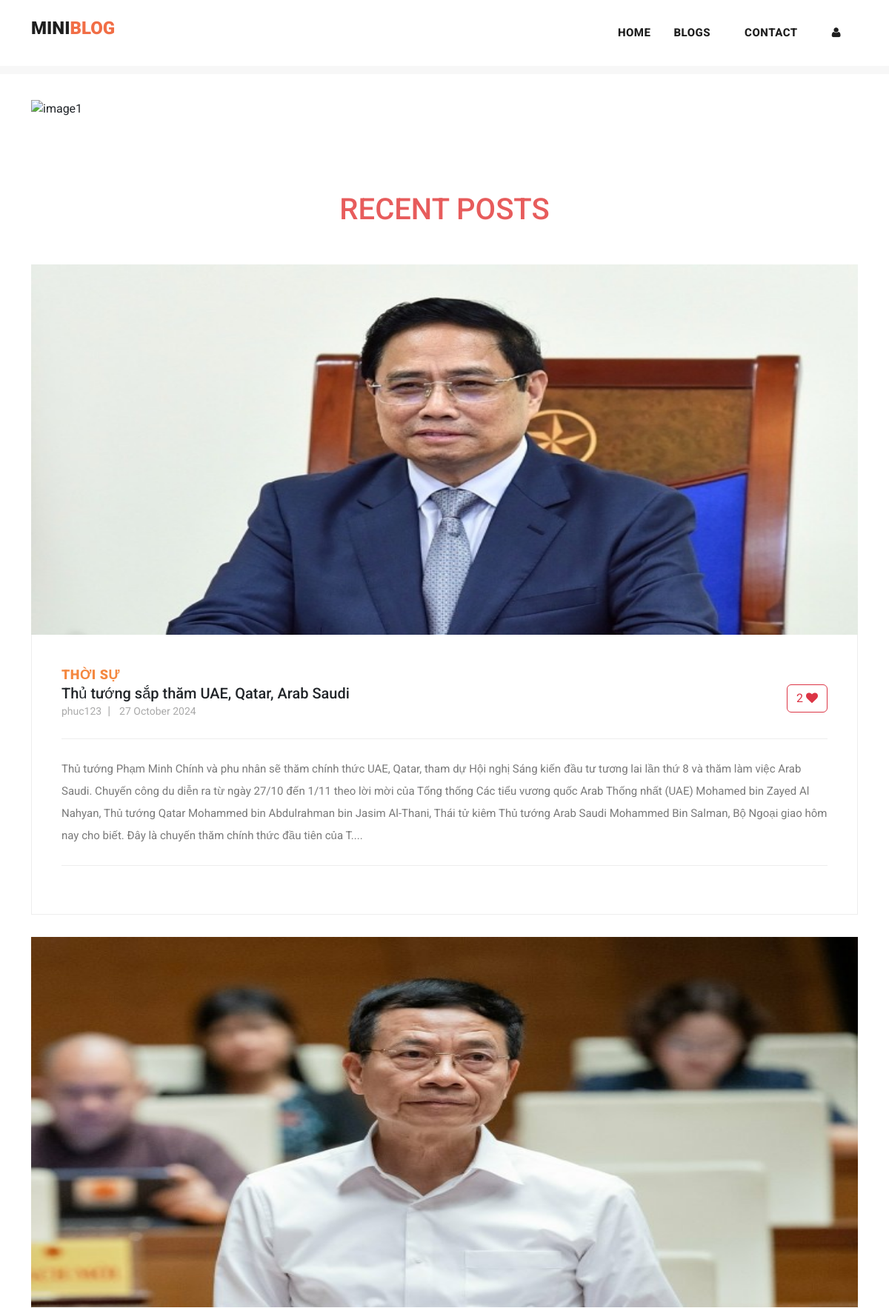
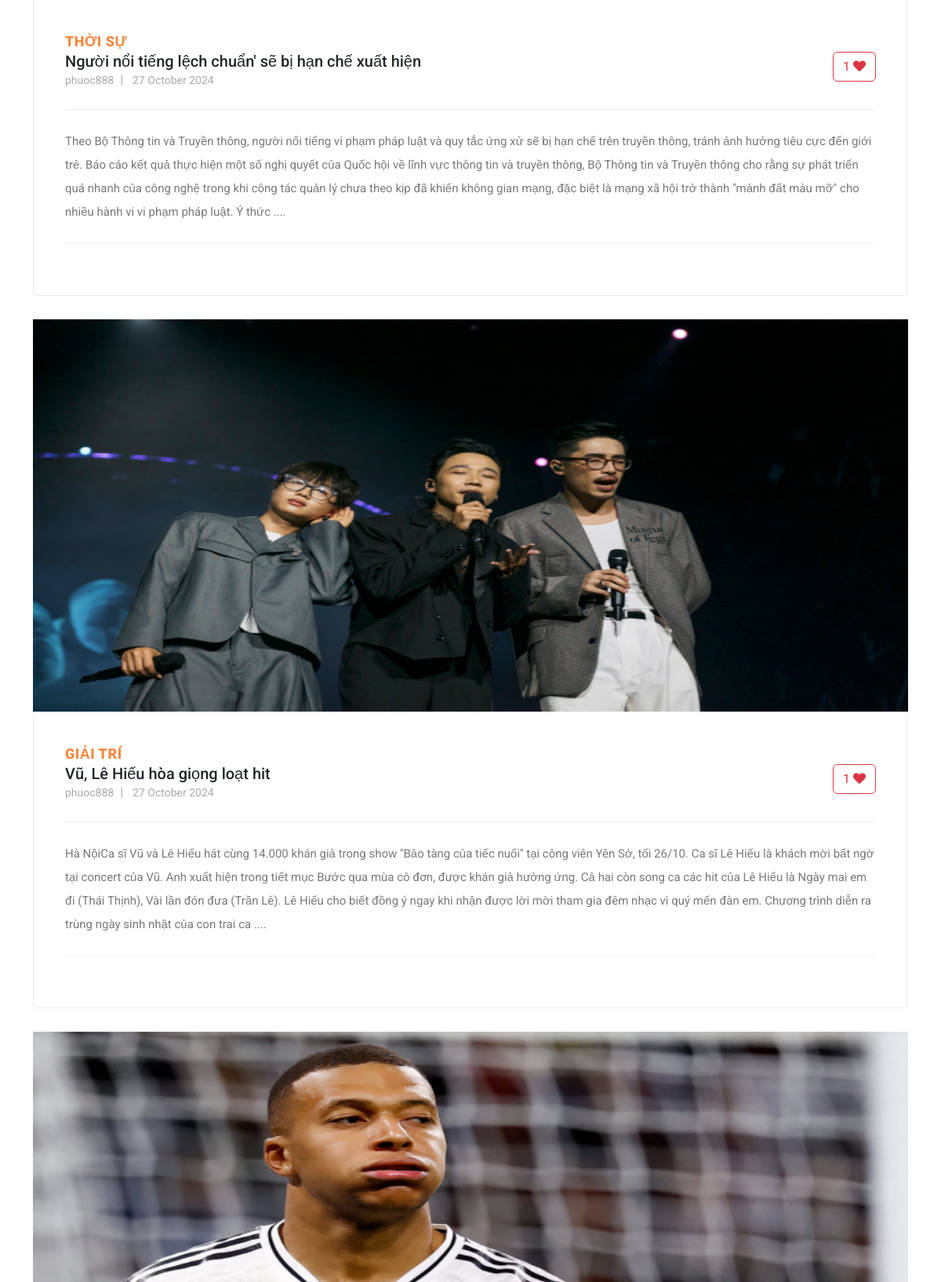
Page /blog (upper part) on the committed database (2 pictures, top to bottom).
### myapp/models.py (models this page shows, shortened)
class Post(models.Model):
    postname = models.CharField(max_length=600)
    category = models.CharField(max_length=600)
    image = models.ImageField(upload_to='images/posts',blank=True,null=True)
    content = models.CharField(max_length=100000)
    time = models.CharField(default=time,max_length=100, blank=True)
    likes = models.IntegerField(null=True,blank=True,default=0)
    user = models.ForeignKey(User,on_delete=models.CASCADE)

### myapp/views.py (the view)
# urls.py: path("blog",views.blog,name="blog"),
def blog(request):
    return render(request,"blog.html",{
            'posts':Post.objects.filter(user_id=request.user.id).order_by("id").reverse(),
            'top_posts':Post.objects.all().order_by("-likes"),
            'recent_posts':Post.objects.all().order_by("-id"),
            'user':request.user,
            'media_url':settings.MEDIA_URL
        })

### templates/blog.html (shortened to what this page needs)
{% load static %}
<!DOCTYPE html>
<html lang="en">
<head>
  <link href="{% static 'vendor/bootstrap/css/bootstrap.min.css' %}" rel="stylesheet">
  <link href="https://cdn.jsdelivr.net/npm/bootstrap@5.3.1/dist/css/bootstrap.min.css" rel="stylesheet"
>
  <link rel="stylesheet" href="{% static 'assets/css/fontawesome.css' %}">
  <link rel="stylesheet" href="{% static 'assets/css/templatemo-stand-blog.css' %}">
  <link rel="stylesheet" href="{% static 'assets/css/owl.css' %}">
  <link rel="stylesheet" href="{% static 'assets/css/styles.css' %}">
</head>
<body>
  {%include 'header.html'%}
  <div class="container mt-5 carousel">
    <div id="carouselExampleCaptions" class="carousel slide">
      <div class="carousel-indicators">
        <button type="button" data-bs-target="#carouselExampleCaptions" data-bs-slide-to="0" class="active"
          aria-current="true" aria-label="Slide 1"></button>
        <button type="button" data-bs-target="#carouselExampleCaptions" data-bs-slide-to="1"
          aria-label="Slide 2"></button>
        <button type="button" data-bs-target="#carouselExampleCaptions" data-bs-slide-to="2"
          aria-label="Slide 3"></button>
        <button type="button" data-bs-target="#carouselExampleCaptions" data-bs-slide-to="3"
          aria-label="Slide 4"></button>
      </div>
      <div class="carousel-inner">
        <div class="carousel-item active">
          <img src="{% static 'assets/images/img1.jpg' %}" alt="image1">
          <div class="carousel-caption d-none d-md-block">
          </div>
        </div>
      </div>
      <button class="carousel-control-prev" type="button" data-bs-target="#carouselExampleCaptions"
        data-bs-slide="prev">
        <span class="carousel-control-prev-icon" aria-hidden="true"></span>
      </button>
      <button class="carousel-control-next" type="button" data-bs-target="#carouselExampleCaptions"
        data-bs-slide="next">
        <span class="carousel-control-next-icon" aria-hidden="true"></span>
      </button>
    </div>
  </div>
  <section class="blog-posts">
    <div class="container">
      <h3 class="text-center" style="margin: 50px; font-size: 40px; color: rgb(231, 92, 92);">RECENT POSTS</h3>
      <div class="row">
        <div class="col-lg-12">
          <div class="all-blog-posts">
            <div class="row">
              {% for post in recent_posts %}
              <div class="col-lg-12">
                <div class="blog-post">
                  <div class="blog-thumb">
                    <img src="{{media_url}}{{post.image}}" alt="" style="height: 500px;">
                  </div>
                  <div class="down-content">
                    <span>{{post.category}}</span>
                    <form method="post" action="{% url 'increaselikes' post.id %}">
                      <button class="float-right btn btn-outline-danger" type="submit ">
                        {{post.likes}} <i class="fa fa-heart"></i></button>
                    </form>
                    <a href="{% url 'post' post.id %}" class="text-decoration-none text-dark">
                      <h5>{{post.postname}}</h5>
                    </a>
                    <ul class="post-info">
                      <li><a href="#">{{post.user}}</a></li>
                      <li><a href="#">{{post.time}}</a></li>
                    </ul>
                    <p style="max-width: 100%;">{{post.content|slice:"0:500"}}....</p>
                  </div>
                </div>
              </div>
              {% endfor %}
            </div>
          </div>
        </div>
      </div>
    </div>
  </section>
</body>
</html>

### static/assets/css/templatemo-stand-blog.css (style rules this page uses)
body { font-family: 'Roboto', sans-serif; overflow-x: hidden; text-rendering: optimizeLegibility; -webkit-font-smoothing: antialiased; -moz-osx-font-smoothing: grayscale; }
p { margin-bottom: 0px; font-size: 15px; font-weight: 400; color: #7a7a7a; line-height: 30px; }
a { text-decoration: none!important; }
ul { padding: 0; margin: 0; list-style: none; }
h1,h2,h3,h4,h5,h6 { margin: 0px; }
.blog-posts { margin-top: 100px; }
.blog-posts .blog-post { margin-bottom: 30px; }
.blog-posts .blog-thumb img { width: 100%; overflow: hidden; }
.blog-posts .down-content { padding: 40px; border-right: 1px solid #eee; border-left: 1px solid #eee; border-bottom: 1px solid #eee; }
.blog-posts .down-content span { font-size: 18px; text-transform: uppercase; letter-spacing: 0.5px; font-weight: 900; color: #f48840; }
.blog-posts .down-content ul.post-info li { display: inline-block; margin-right: 8px; }
.blog-posts .down-content ul.post-info li:after { content: '|'; color: #aaa; margin-left: 8px; }
.blog-posts .down-content ul.post-info li:last-child::after { display: none; }
.blog-posts .down-content ul.post-info li a { font-size: 14px; color: #aaa; font-weight: 400; transition: all .3s; }
.blog-posts .down-content p { padding: 25px 0px; margin: 25px 0px; border-top: 1px solid #eee; border-bottom: 1px solid #eee; }

### static/assets/css/styles.css (style rules this page uses)
.carousel img { width: 100%; height: 700px; }
.blog-posts .blog-post img, .blog-post img { height: 300px; }

### templates/footer.html (style rules this page uses)
li { text-decoration: none; text-align: left; }
li a { color: rgb(153, 147, 147); }

### rows in the picture
Post: image (picture), category "THỜI SỰ", likes "2", postname "Thủ tướng sắp thăm UAE, Qatar, Arab Saudi", user "phuc123", time "27 October 2024", content "Thủ tướng Phạm Minh Chính và phu nhân sẽ thăm chính thức UAE, Qatar, tham dự Hội nghị Sáng kiến đầu tư tương lai lần thứ 8 và thăm làm việc Arab Saudi. Chuyến công du diễn ra từ ngày 27/10 đến 1/11 theo lời mời của Tổng thống Các tiểu vương quốc Arab Thống nhất (UAE) Mohamed bin Zayed Al Nahyan, Thủ tướng Qatar Mohammed bin Abdulrahman bin Jasim Al-Thani, Thái tử kiêm Thủ tướng Arab Saudi Mohammed Bin Salman, Bộ Ngoại giao hôm nay cho biết. Đây là chuyến thăm chính thức đầu tiên của T"
Post: image (picture), category "THỜI SỰ", likes "1", postname "Người nổi tiếng lệch chuẩn' sẽ bị hạn chế xuất hiện", user "phuoc888", time "27 October 2024", content "Theo Bộ Thông tin và Truyền thông, người nổi tiếng vi phạm pháp luật và quy tắc ứng xử sẽ bị hạn chế trên truyền thông, tránh ảnh hưởng tiêu cực đến giới trẻ. Báo cáo kết quả thực hiện một số nghị quyết của Quốc hội về lĩnh vực thông tin và truyền thông, Bộ Thông tin và Truyền thông cho rằng sự phát triển quá nhanh của công nghệ trong khi công tác quản lý chưa theo kịp đã khiến không gian mạng, đặc biệt là mạng xã hội trở thành \"mảnh đất màu mỡ\" cho nhiều hành vi vi phạm pháp luật. Ý thức"
Post: image (picture), category "GIẢI TRÍ", likes "1", postname "Vũ, Lê Hiếu hòa giọng loạt hit", user "phuoc888", time "27 October 2024", content "Hà NộiCa sĩ Vũ và Lê Hiếu hát cùng 14.000 khán giả trong show ''Bảo tàng của tiếc nuối'' tại công viên Yên Sở, tối 26/10. Ca sĩ Lê Hiếu là khách mời bất ngờ tại concert của Vũ. Anh xuất hiện trong tiết mục Bước qua mùa cô đơn, được khán giả hưởng ứng. Cả hai còn song ca các hit của Lê Hiếu là Ngày mai em đi (Thái Thịnh), Vài lần đón đưa (Trần Lê). Lê Hiếu cho biết đồng ý ngay khi nhận được lời mời tham gia đêm nhạc vì quý mến đàn em. Chương trình diễn ra trùng ngày sinh nhật của con trai ca"
Post: image (picture)
